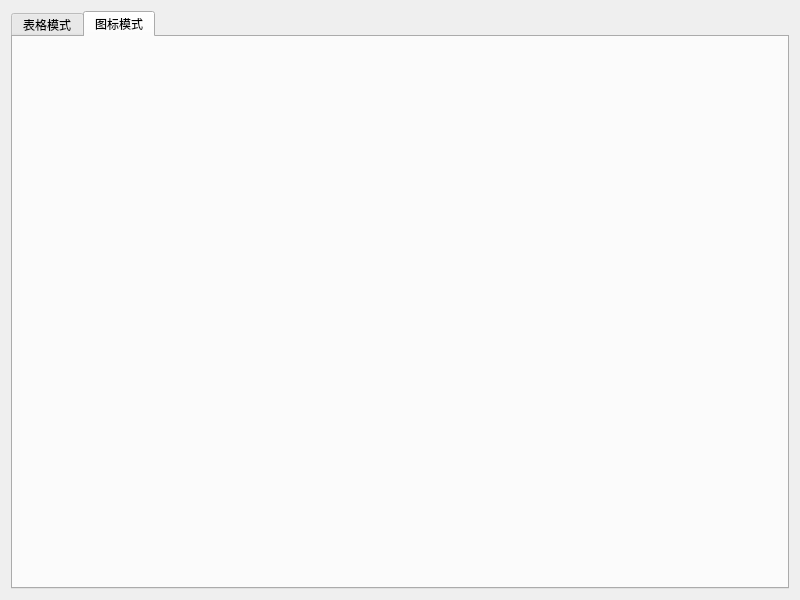
<?xml version="1.0" encoding="UTF-8"?>
<ui version="4.0">
 <class>CDeviceSizeTool</class>
 <widget class="QWidget" name="CDeviceSizeTool">
  <property name="geometry">
   <rect>
    <x>0</x>
    <y>0</y>
    <width>800</width>
    <height>600</height>
   </rect>
  </property>
  <property name="windowTitle">
   <string>CDeviceSizeTool</string>
  </property>
  <layout class="QGridLayout" name="gridLayout">
   <item row="0" column="0">
    <widget class="QTabWidget" name="tabWidget">
     <property name="currentIndex">
      <number>1</number>
     </property>
     <widget class="QWidget" name="tab_table">
      <attribute name="title">
       <string>表格模式</string>
      </attribute>
      <layout class="QGridLayout" name="gridLayout_2">
       <item row="0" column="0">
        <widget class="CMyTable" name="tableWidget"/>
       </item>
      </layout>
     </widget>
     <widget class="QWidget" name="tab_chart">
      <attribute name="title">
       <string>图标模式</string>
      </attribute>
      <widget class="QWidget" name="widget" native="true">
       <property name="geometry">
        <rect>
         <x>0</x>
         <y>0</y>
         <width>771</width>
         <height>541</height>
        </rect>
       </property>
      </widget>
     </widget>
    </widget>
   </item>
  </layout>
 </widget>
 <customwidgets>
  <customwidget>
   <class>CMyTable</class>
   <extends>QTableWidget</extends>
   <header location="global">cmytable.h</header>
  </customwidget>
 </customwidgets>
 <resources/>
 <connections/>
</ui>
